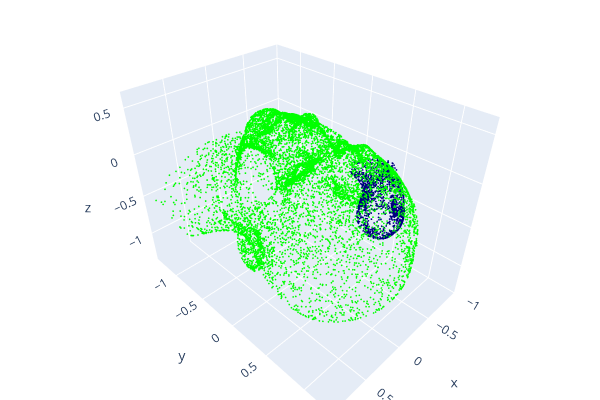

The code cell stored with this chart in its notebook:
### Markdown cell above
### Visualize final reconstruction and alignment
- Green --> ref morphed by predicted coeffs
- Blue --> src aligned by estimated transform

### Code cell
estimated_t_src_pcd.paint_uniform_color([0, 0, 0.5])
o3d.visualization.draw_plotly([pred_morphed_pcd, estimated_t_src_pcd])

### Figure 1 — Plotly figure (JSON) as saved in the notebook; plotly's stock layout.template omitted (floating-point values rounded to 4 significant figures; data arrays with more than 128 entries replaced by an {"elided": "..."} marker saying what was removed)
{"data": [{"marker": {"color": {"elided": "10788x3 float values"}, "size": 1}, "mode": "markers", "type": "scatter3d", "x": {"elided": "10788 float values"}, "y": {"elided": "10788 float values"}, "z": {"elided": "10788 float values"}}, {"marker": {"color": {"elided": "2057x3 float values"}, "size": 1}, "mode": "markers", "type": "scatter3d", "x": {"elided": "2057 float values"}, "y": {"elided": "2057 float values"}, "z": {"elided": "2057 float values"}}], "layout": {"height": 400, "margin": {"b": 0, "l": 0, "r": 0, "t": 0}, "scene": {"camera": {"center": {"x": 0, "y": 0, "z": 0}, "up": {"x": 0, "y": 0, "z": 1}}}, "showlegend": false, "width": 600}}
